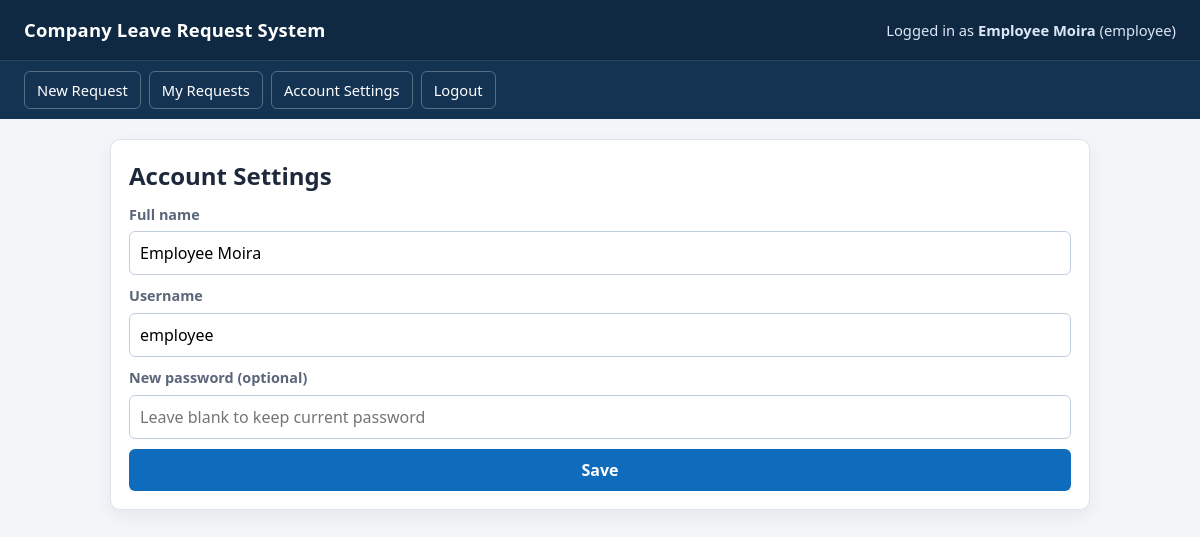
The page /account (signed in) on the database as committed earlier.
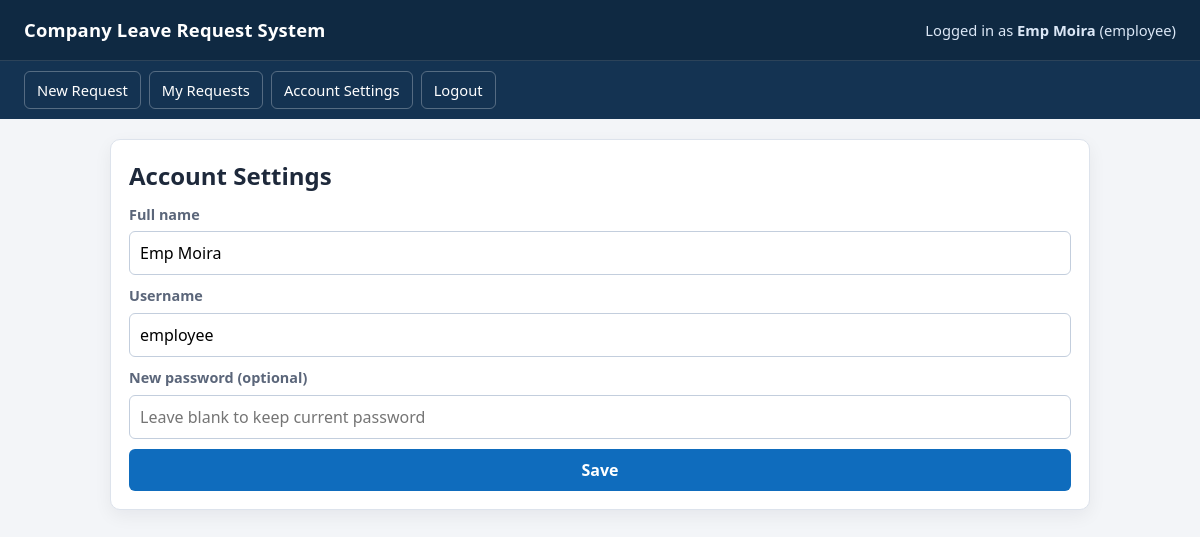
The same page on the database as committed later.
### tables this page shows
CREATE TABLE users (
            id INTEGER PRIMARY KEY AUTOINCREMENT,
            full_name TEXT NOT NULL,
            username TEXT NOT NULL UNIQUE,
            password TEXT NOT NULL,
            role TEXT NOT NULL CHECK(role IN ('employee', 'supervisor', 'admin')),
            active INTEGER NOT NULL DEFAULT 1 CHECK(active IN (0, 1))
        );

### app.py (the view)
@app.get("/account", response_class=HTMLResponse)
def account_settings(request: Request):
    user = ensure_logged_in(request)
    return templates.TemplateResponse(
        "account.html",
        base_context(
            request,
            "Account Settings",
            error=request.query_params.get("error"),
            message=request.query_params.get("message"),
        ),
    )

### templates/account.html (shortened to what this page needs)
{% extends 'base.html' %}
{% block content %}
<section class="card">
    <h2>Account Settings</h2>
    <form action="/account" method="post" class="form" autocomplete="off">
        <div class="field">
            <label for="full_name">Full name</label>
            <input id="full_name" type="text" name="full_name" value="{{ current_user['full_name'] }}" required />
        </div>
        <div class="field">
            <label for="username">Username</label>
            <input id="username" type="text" name="username" value="{{ current_user['username'] }}" required />
        </div>
        <div class="field">
            <label for="password">New password (optional)</label>
            <input id="password" type="password" name="password" placeholder="Leave blank to keep current password" />
        </div>
        <button type="submit" onclick="return confirm('✅ Save account changes?')">Save</button>
    </form>
</section>
{% endblock %}

### templates/base.html (shortened to what this page needs)
<!doctype html>
<html lang="en">
  <head>
    <link rel="stylesheet" href="/static/styles.css" />
  </head>
  <body>
    <header class="topbar">
      <h1>Company Leave Request System</h1>
      {% if current_user %}
      <div class="user-info">
        Logged in as <strong>{{ current_user['full_name'] }}</strong> ({{
        current_user['role'] }})
      </div>
      {% endif %}
    </header>
    {% if current_user %}
    <nav class="nav">
      {% if 'submit' in permissions.get('leave', []) %}
      <a href="/leave/new">New Request</a>
      {% endif %} {% if 'view_own' in permissions.get('leave', []) %}
      <a href="/leave/mine">My Requests</a>
      {% endif %}
      <a href="/account">Account Settings</a>
      <a href="/logout">Logout</a>
    </nav>
    {% endif %}
    <main class="container">{% block content %}{% endblock %}</main>
  </body>
</html>

Rows that differ between the two databases and show on the page:
changed users "employee": full_name "Employee Moira" → "Emp Moira"
